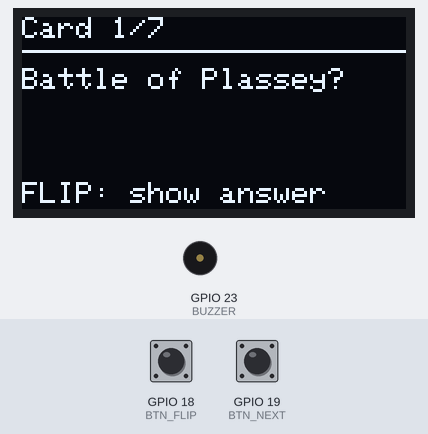
Bench run of a sketch on a simulated ESP32. On the bench: 128×64 one-colour display, buzzer (waves = sounding, pin HIGH). The test bench sets the inputs (shaded band); at power-on: GPIO 18 (BTN_FLIP) HIGH, GPIO 19 (BTN_NEXT) HIGH. Random numbers use the default seed unless the sketch sets one.

Above: at 1.2 s.
1.3 s: GPIO 18 (BTN_FLIP) pulled LOW for 0.15 s
At 2.3 s:
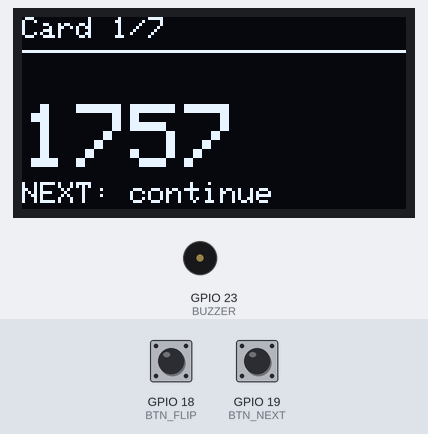
3.0 s: GPIO 19 (BTN_NEXT) pulled LOW for 0.15 s
At 3.6 s:
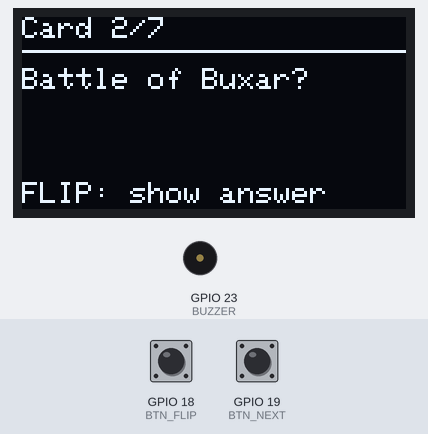
4.7 s: GPIO 19 (BTN_NEXT) pulled LOW for 1 s
At 6.2 s:
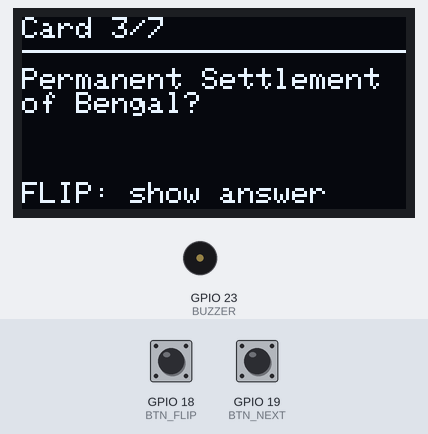
7.2 s: GPIO 19 (BTN_NEXT) pulled LOW for 0.15 s
At 8.0 s:
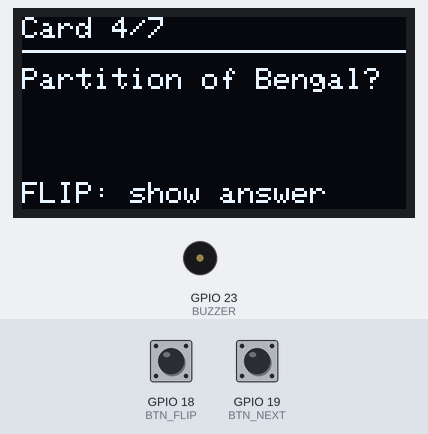
8.9 s: GPIO 19 (BTN_NEXT) pulled LOW for 3.2 s
At 13.3 s:
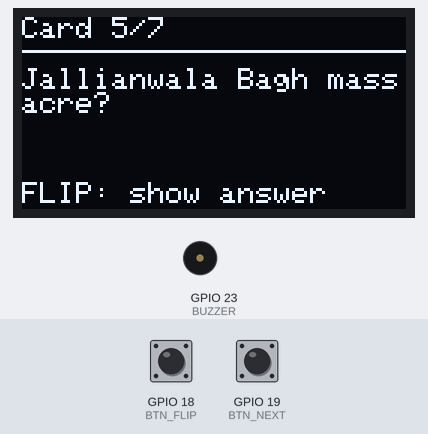
13.6 s: GPIO 19 (BTN_NEXT) pulled LOW for 0.15 s
At 15.2 s:
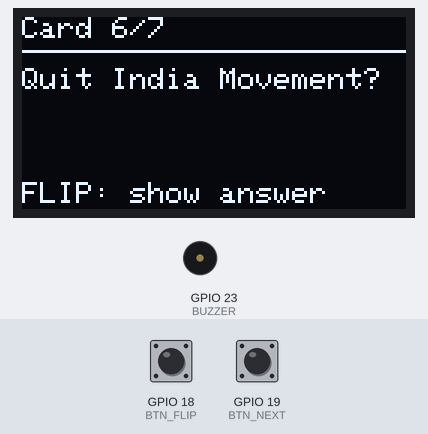
Timing chart, 0 to 16.3 s (numbered marks = the images above; inputs shaded):
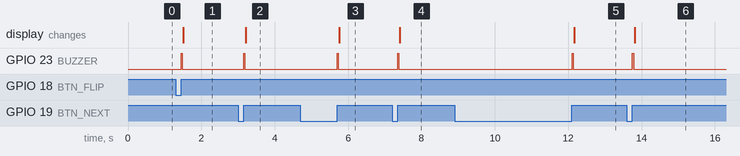

The sketch:

openloom.ino
```cpp
// OpenLoom - pocket History flashcard device
// Board: ESP32 Dev Module | Libraries: Adafruit GFX, Adafruit SSD1306
// Wiring: OLED SDA->GPIO21, SCL->GPIO22 | FLIP button->GPIO18 | NEXT button->GPIO19 | Active buzzer->GPIO23

#include <Wire.h>
#include <Adafruit_GFX.h>
#include <Adafruit_SSD1306.h>

#define SCREEN_W 128
#define SCREEN_H 64
#define OLED_ADDR 0x3C

const int BTN_FLIP = 18;
const int BTN_NEXT = 19;
const int BUZZER   = 23;

Adafruit_SSD1306 display(SCREEN_W, SCREEN_H, &Wire, -1);

struct Card {
  const char* question;
  const char* answer;
};

// Edit this list to add your own cards.
Card cards[] = {
  {"Battle of Plassey?", "1757"},
  {"Battle of Buxar?", "1764"},
  {"Permanent Settlement of Bengal?", "1793"},
  {"Partition of Bengal?", "1905"},
  {"Jallianwala Bagh massacre?", "1919"},
  {"Quit India Movement?", "1942"},
  {"Independence of India?", "1947"},
};
const int CARD_COUNT = sizeof(cards) / sizeof(cards[0]);

int current = 0;
bool showingAnswer = false;

void beep(int ms) {
  digitalWrite(BUZZER, HIGH);
  delay(ms);
  digitalWrite(BUZZER, LOW);
}

void drawCard() {
  display.clearDisplay();
  display.setTextColor(SSD1306_WHITE);
  display.setTextWrap(true);

  display.setTextSize(1);
  display.setCursor(0, 0);
  display.print("Card ");
  display.print(current + 1);
  display.print("/");
  display.println(CARD_COUNT);
  display.drawLine(0, 11, SCREEN_W - 1, 11, SSD1306_WHITE);

  if (!showingAnswer) {
    display.setCursor(0, 17);
    display.println(cards[current].question);
    display.setCursor(0, 55);
    display.print("FLIP: show answer");
  } else {
    const size_t answerLength = strlen(cards[current].answer);
    const uint8_t textSize = answerLength <= 4 ? 3 : (answerLength <= 8 ? 2 : 1);
    display.setTextSize(textSize);
    display.setCursor(0, 29);
    display.println(cards[current].answer);
    display.setTextSize(1);
    display.setCursor(0, 55);
    display.print("NEXT: continue");
  }
  display.display();
}

bool pressed(int pin) {
  if (digitalRead(pin) == LOW) {
    delay(30);  // debounce
    if (digitalRead(pin) == LOW) {
      while (digitalRead(pin) == LOW) delay(5);  // wait for release
      return true;
    }
  }
  return false;
}

void setup() {
  pinMode(BTN_FLIP, INPUT_PULLUP);
  pinMode(BTN_NEXT, INPUT_PULLUP);
  pinMode(BUZZER, OUTPUT);
  digitalWrite(BUZZER, LOW);

  Wire.begin(21, 22);
  if (!display.begin(SSD1306_SWITCHCAPVCC, OLED_ADDR)) {
    while (true) delay(1000);  // OLED not found
  }

  randomSeed(analogRead(34));
  current = random(CARD_COUNT);
  drawCard();
}

void loop() {
  if (pressed(BTN_FLIP)) {
    showingAnswer = !showingAnswer;
    beep(30);
    drawCard();
  }
  if (pressed(BTN_NEXT)) {
    current = (current + 1) % CARD_COUNT;
    showingAnswer = false;
    beep(30);
    drawCard();
  }
}
```

Measured:
- after the input at 1.3 s, GPIO 23 (BUZZER): LOW → HIGH after 0.15 s, → LOW 0.03 s later; the display: changes after 0.21 s (image 1)
- after the input at 3.0 s, GPIO 23 (BUZZER): LOW → HIGH after 0.15 s, → LOW 0.03 s later; the display: changes after 0.21 s (image 2)
- after the input at 4.7 s, GPIO 23 (BUZZER): LOW → HIGH after 1.0 s, → LOW 0.03 s later; the display: changes after 1.1 s (image 3)
- after the input at 7.2 s, GPIO 23 (BUZZER): LOW → HIGH after 0.15 s, → LOW 0.03 s later; the display: changes after 0.21 s (image 4)
- after the input at 8.9 s, GPIO 23 (BUZZER): LOW → HIGH after 3.2 s, → LOW 0.03 s later; the display: changes after 3.3 s (image 5)
- after the input at 13.6 s, GPIO 23 (BUZZER): LOW → HIGH after 0.15 s, → LOW 0.03 s later; the display: changes after 0.21 s (image 6)
